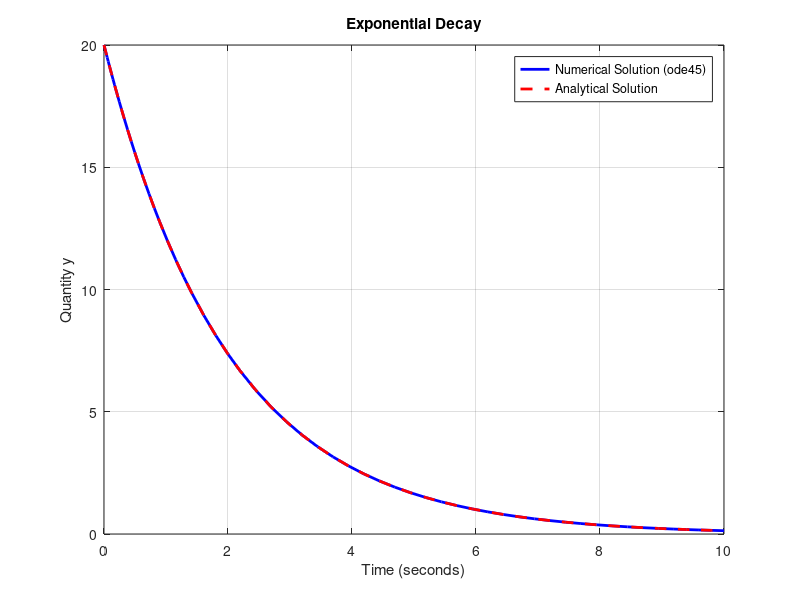

Write MATLAB code to recreate this figure.
% EXERCISE A: EXPONENTIAL DECAY

clc;
clear;
close all;

% 1. Define initial conditions
y0 = 20;
tspan = [0 10];

% 2. Define the differential equation
ode_function = @(t,y) -0.5*y;

% 3. Solve numerically using ode45
[t, y_numerical] = ode45(ode_function, tspan, y0);

% 4. Calculate analytical solution
y_analytical = 20 * exp(-0.5*t);

% 5. Plot both solutions
figure;

plot(t, y_numerical, 'b-', 'LineWidth', 2);
hold on;

plot(t, y_analytical, 'r--', 'LineWidth', 2);

xlabel('Time (seconds)');
ylabel('Quantity y');

title('Exponential Decay');

legend('Numerical Solution (ode45)', ...
    'Analytical Solution');

grid on;

% 6. Display final values
fprintf('Numerical final value: %.6f\n', y_numerical(end));
fprintf('Analytical final value: %.6f\n', y_analytical(end));
